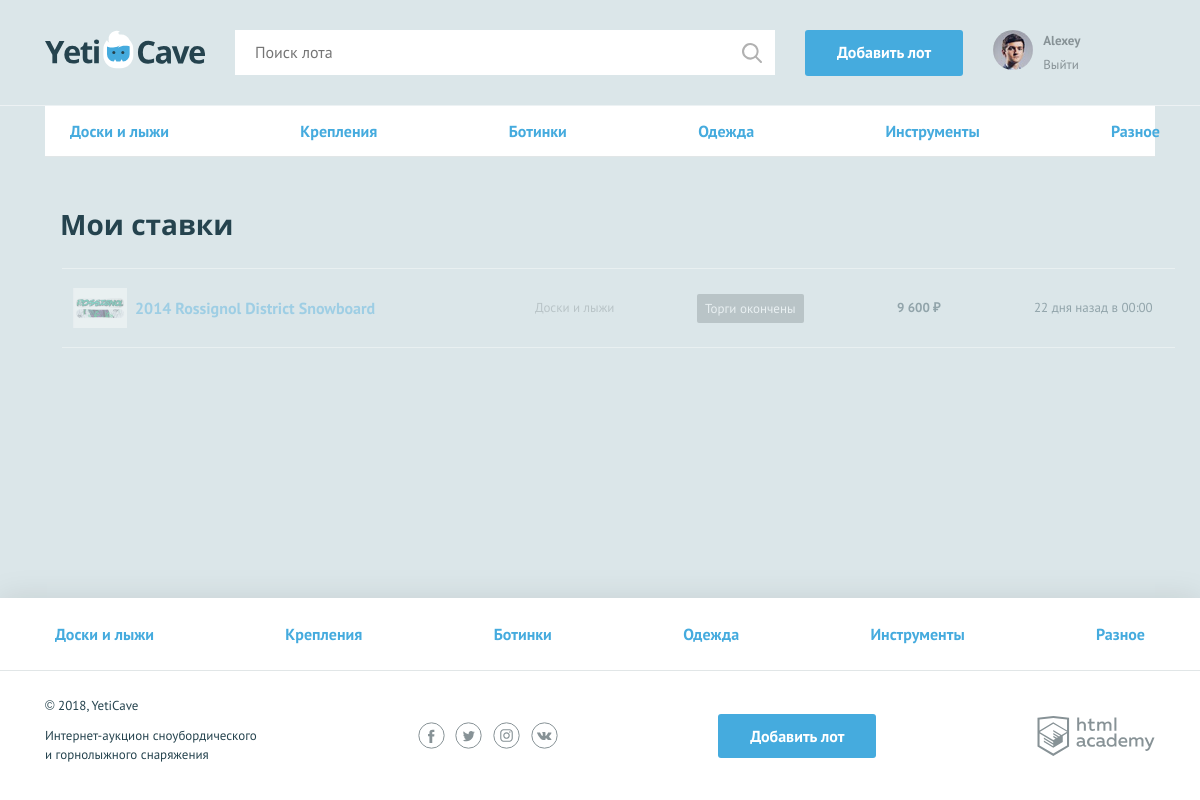
Screenshot of /my_bets.php (signed in) with the database file from the repository.
### tables this page shows
CREATE TABLE categories (
id INT AUTO_INCREMENT PRIMARY KEY,
name CHAR(64)
);

CREATE TABLE bets (
id INT AUTO_INCREMENT PRIMARY KEY,
date_create DATETIME,
price INT,
user_id INT,
lot_id INT
);

CREATE TABLE lots (
id INT AUTO_INCREMENT PRIMARY KEY,
date_create DATETIME,
name CHAR(64),
description TEXT,
image_url TEXT,
start_price INT,
date_end DATETIME,
bet_step INT,
author_id INT,
winner_id INT,
adv_category_id INT
);

### functions.php (called while the page is built, shortened)
<?php
function include_template(string $name, array $data): string {
    $name = 'templates/' . $name;
    extract($data);
    require($name);
    $result = ob_get_clean();
    return $result;
}
function toPriceFormat(int $num): string {
  $number = ceil($num);
  if ($number >= 1000) {
      $number = number_format($number, 0, '.', ' ');
  }
  return $number.' &#8381;';
}
function get_DB_query_res(string $query, mysqli $link, bool $isMulti = true): ?array {
  $query_result = mysqli_query($link, $query);
  if ($isMulti) {
    $fetched_query_result = mysqli_fetch_all($query_result, MYSQLI_ASSOC);
    return $fetched_query_result;
  } else {
    $fetched_query_result = mysqli_fetch_assoc($query_result);
    return $fetched_query_result;
  }
}
function showDate(int $time): string {
  $time = time() - $time;
  if ($time < 60) {
    return 'меньше минуты назад';
  } elseif ($time < 3600) {
    return dimension((int)($time/60), 'i');
  } elseif ($time < 86400) {
    return dimension((int)($time/3600), 'G');
  } elseif ($time < 2592000) {
    return dimension((int)($time/86400), 'j');
  } elseif ($time < 31104000) {
    return dimension((int)($time/2592000), 'n');
  } elseif ($time >= 31104000) {
    return dimension((int)($time/31104000), 'Y');
  }
}
function dimension(int $time, string $type): string {
  $dimension = [
    'n' => ['месяцев', 'месяц', 'месяца', 'месяц'],
    'j' => ['дней', 'день', 'дня'],
    'G' => ['часов', 'час', 'часа'],
    'i' => ['минут', 'минуту', 'минуты'],
    'Y' => ['лет', 'год', 'года']
  ];
    if ($time >= 5 && $time <= 20) {
      $n = 0;
    } elseif ($time === 1 || $time % 10 === 1) {
      $n = 1;
    } elseif (($time <= 4 && $time >= 1) || ($time % 10 <= 4 && $time % 10 >= 1)) {
      $n = 2;
    } else {
      $n = 0;
    }
    return $time.' '.$dimension[$type][$n]. ' назад';
}

### templates/my_bets.php (the view, shortened to what this page needs)
<?=include_template('_main_menu.php', ['menu_items' => $menu_items]); ?>
<section class="rates container">
  <h2>Мои ставки</h2>
  <table class="rates__list">
    <?php foreach($my_bets as $value):?>
      <?php switch ($value['LOT_STATUS']) {
        case 'IS_FINISHED':
          print("<tr class='rates__item rates__item--end'>");
          break;
      }?>
        <td class="rates__info">
          <div class="rates__img">
            <img src="<?=htmlspecialchars($value['IMAGE_URL'], ENT_QUOTES)?>" width="54" height="40" alt="<?=htmlspecialchars($value['NAME'], ENT_QUOTES)?>">
          </div>
          <div>
            <h3 class="rates__title"><a href="/lot.php?ID=<?=$value['ID']?>"><?=htmlspecialchars($value['NAME'], ENT_QUOTES)?></a></h3>
          </div>
        </td>
        <td class="rates__category">
          <?=htmlspecialchars($value['CATEGORY_NAME'], ENT_QUOTES)?>
        </td>
        <td class="rates__timer">
          <?php switch ($value['LOT_STATUS']) {
            case 'IS_FINISHED':
              print('<div class="timer timer--end">Торги окончены</div>');
              break;
          }?>
        </td>
        <td class="rates__price">
          <?=toPriceFormat((int)$value['BET_PRICE'])?>
        </td>
        <td class="rates__time">
          <?php if(abs(strtotime($value['BET_DATE_CREATE'])-time()) > 86400):?>
          <?=showDate(strtotime($value['BET_DATE_CREATE'])).' в '.date('H:i', strtotime($value['BET_DATE_CREATE']))?>
          <?php else:?>
          <?=showDate(strtotime($value['BET_DATE_CREATE']))?>
          <?php endif;?>
        </td>
      </tr>
    <?php endforeach;?>
  </table>
</section>

### templates/_main_menu.php (shortened to what this page needs)
<nav class="nav">
  <ul class="nav__list container">
    <?php foreach ($menu_items as $value):?>
      <li class="nav__item">
        <a href="/categories.php?cat_id=<?=$value['id']?>"><?=$value['name']?></a>
      </li>
    <?php endforeach;?>
  </ul>
</nav>

### css/style.css (style rules this page uses)
html, body { height: 100%; }
body { min-width: 1140px; background-color: #dbe6e9; font-family: "PT Sans", sans-serif; font-weight: 400; font-size: 16px; line-height: 26px; color: #25434e; }
a { text-decoration: none; }
h2 { margin: 0; font-family: "Open Sans", sans-serif; font-size: 28px; line-height: 35px; font-weight: 700; }
.container { width: 1110px; margin: 0 auto; padding: 0 15px; }
.nav { background-color: #ffffff; border-bottom: 1px solid #e1e6e7; }
.nav__list { display: -webkit-flex; display: -ms-flexbox; display: flex; -webkit-justify-content: space-between; -ms-flex-pack: justify; justify-content: space-between; -webkit-flex-wrap: wrap; -ms-flex-wrap: wrap; flex-wrap: wrap; list-style: none; }
.nav__item a { position: relative; display: block; padding: 12px 10px; font-weight: 700; color: #45abde; }
.nav__item a::before { content: ""; display: none; position: absolute; bottom: 0; width: calc(100% - 20px); height: 3px; background-color: #e2e5e6; }
.main-footer .nav__item a { padding: 23px 10px; }
.timer { position: relative; padding: 6px 8px 5px 25px; background-color: #879296; font-size: 13px; line-height: 18px; color: #ffffff; border-radius: 2px; }
.timer::before { content: ""; position: absolute; top: 8px; left: 9px; width: 12px; height: 12px; background: url("../img/timer.svg") 0 0 no-repeat; }
.timer--end { padding: 6px 8px 5px 8px; }
.timer--win::before, .timer--end::before { display: none; }
.rates { padding-top: 50px; }
.rates h2 { padding-bottom: 24px; }
.rates__list { width: 100%; }
.rates__item td { display: block; }
.rates__item { display: -webkit-flex; display: -ms-flexbox; display: flex; -webkit-justify-content: space-between; -ms-flex-pack: justify; justify-content: space-between; -webkit-align-items: center; -ms-flex-align: center; align-items: center; padding: 18px 10px; border-top: 1px solid #ffffff; }
.rates__item:last-child { border-bottom: 1px solid #ffffff; }
.rates__item .rates__info { display: -webkit-flex; display: -ms-flexbox; display: flex; -webkit-justify-content: flex-start; -ms-flex-pack: start; justify-content: flex-start; -webkit-align-items: center; -ms-flex-align: center; align-items: center; width: 460px; }
.rates__img { width: 54px; height: 40px; margin-right: 8px; }
.rates__img img { width: 100%; height: 100%; }
.rates__title { margin: 0; font-size: 16px; font-weight: 700; }
.rates__title a { color: #45abde; }
.rates__category { width: 160px; font-size: 13px; font-weight: 400; color: #879296; }
.rates__timer { width: 198px; }
.rates__timer .timer { width: 82px; box-sizing: border-box; }
.rates__timer .timer--end { width: 107px; box-sizing: border-box; }
.rates__price { width: 135px; font-size: 13px; font-weight: 700; }
.rates__time { font-size: 13px; min-width: 130px; }
.rates__item--end { opacity: 0.4; }

### rows the page displays
categories: name "Доски и лыжи"
categories: name "Крепления"
categories: name "Ботинки"
categories: name "Одежда"
categories: name "Инструменты"
categories: name "Разное"
bets: lot.image_url (picture), lot.name "2014 Rossignol District Snowboard", categories.name "Доски и лыжи", price "9 600 ₽", date_create "22 дня назад", date_create "00:00"

### other values shown
$USER['name'] "Alexey"
